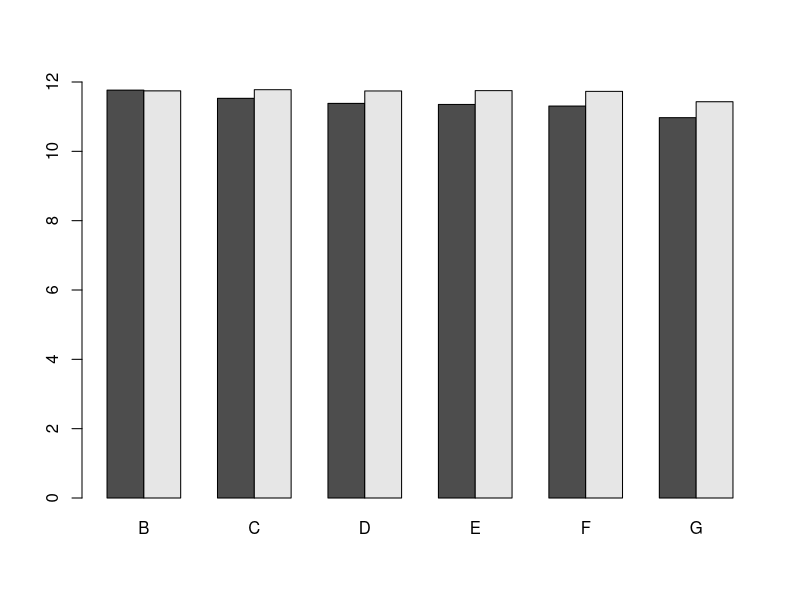
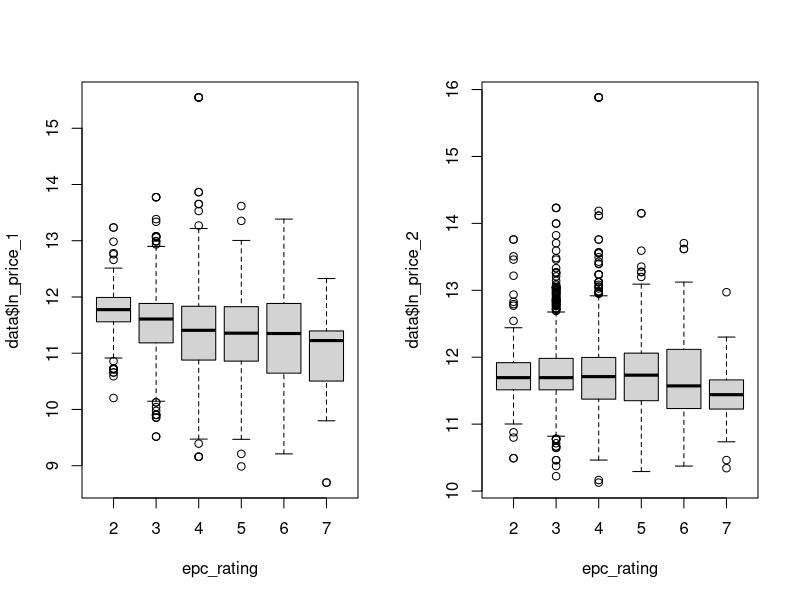
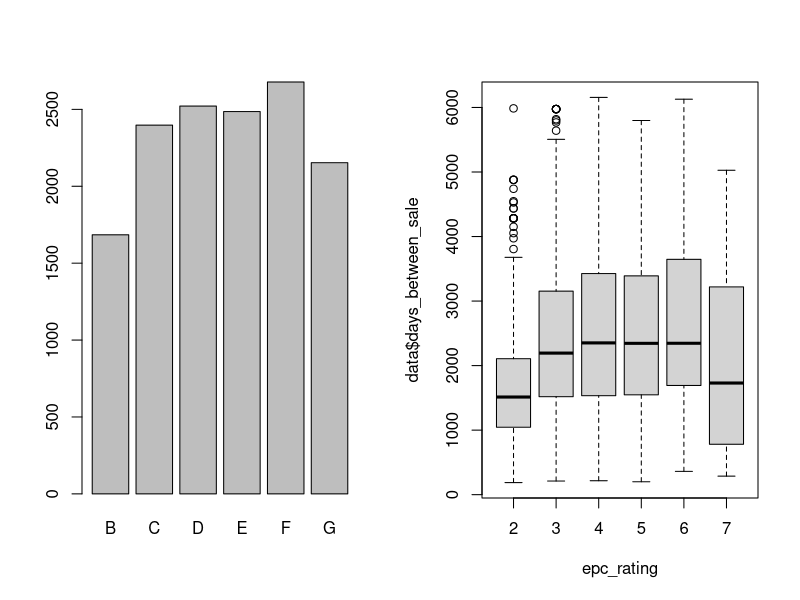
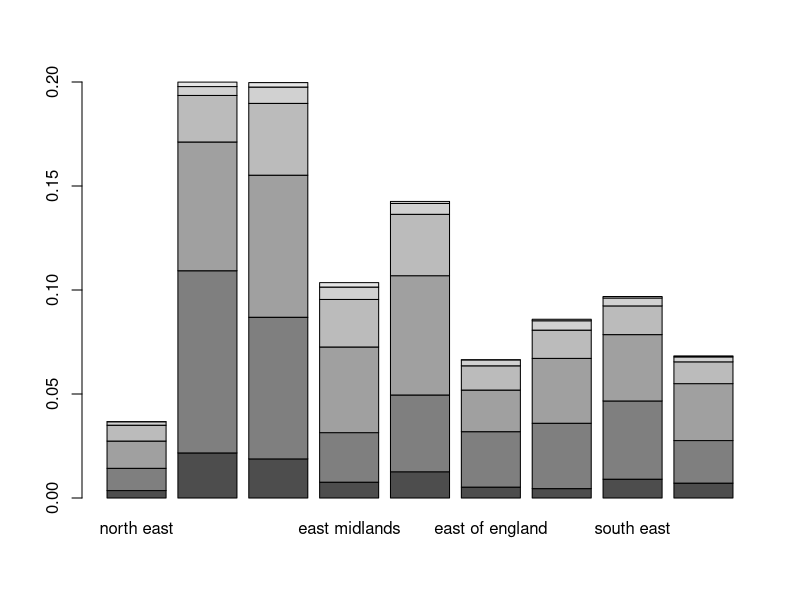
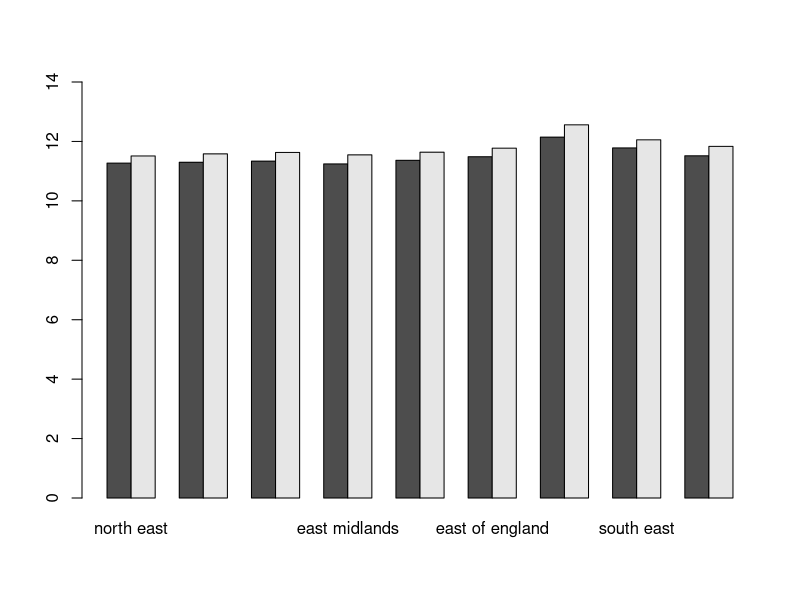
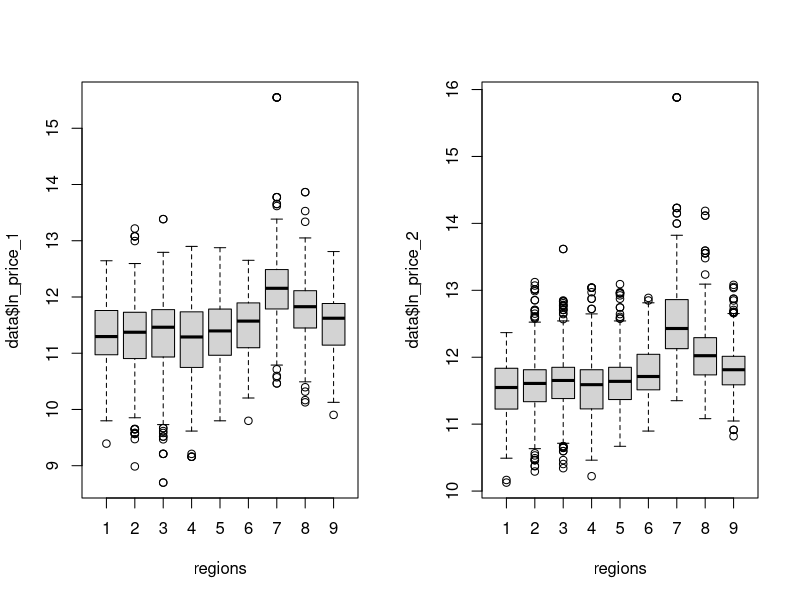
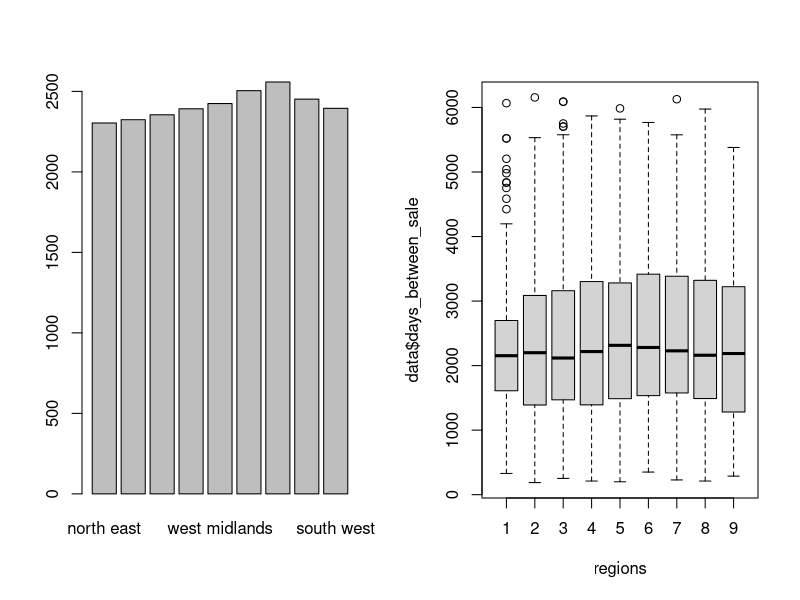

These charts were generated, in order, by the following R code:
data <- read.csv("data.csv")

# relation of rating and house prices
epc_rating <- data$epc_rating_a +
    2 * data$epc_rating_b +
    3 * data$epc_rating_c +
    4 * data$epc_rating_d +
    5 * data$epc_rating_e + 6 * data$epc_rating_f + 7 * data$epc_rating_g

windows()
barplot(
    rbind(
        tapply(data$ln_price_1, epc_rating, mean),
        tapply(data$ln_price_2, epc_rating, mean)
    ),
    beside = TRUE, ylim = c(0, 12),
    names.arg = c("B", "C", "D", "E", "F", "G")
)

windows()
par(mfrow = c(1, 2))
boxplot(data$ln_price_1 ~ epc_rating)
boxplot(data$ln_price_2 ~ epc_rating)

# relation of rating and time between sale
windows()
par(mfrow = c(1, 2))
barplot(
    tapply(data$days_between_sale, epc_rating, mean),
    beside = TRUE,
    names.arg = c("B", "C", "D", "E", "F", "G")
)

boxplot(data$days_between_sale ~ epc_rating)

# relation of region and rating
windows()
barplot(
    t(rbind(
        tapply(data$reg_north_east, epc_rating, sum),
        tapply(data$reg_north_west, epc_rating, sum),
        tapply(data$reg_yorkshire_and_the_humber, epc_rating, sum),
        tapply(data$reg_east_midlands, epc_rating, sum),
        tapply(data$reg_west_midlands, epc_rating, sum),
        tapply(data$reg_east_of_england, epc_rating, sum),
        tapply(data$reg_london, epc_rating, sum),
        tapply(data$reg_south_east, epc_rating, sum),
        tapply(data$reg_south_west, epc_rating, sum)
    ) / 4201),
    ylim = c(0, 0.2),
    names.arg = gsub("_", " ", substring(colnames(data)[35:43], 5))
)

regions <- data$reg_north_east +
    2 * data$reg_north_west +
    3 * data$reg_yorkshire_and_the_humber +
    4 * data$reg_east_midlands +
    5 * data$reg_west_midlands +
    6 * data$reg_east_of_england +
    7 * data$reg_london +
    8 * data$reg_south_east +
    9 * data$reg_south_west

# relation of regions and house prices
windows()
barplot(
    rbind(
        tapply(data$ln_price_1, regions, mean),
        tapply(data$ln_price_2, regions, mean)
    ),
    beside = TRUE, ylim = c(0, 14),
    names.arg = gsub("_", " ", substring(colnames(data)[35:43], 5))
)

windows()
par(mfrow = c(1, 2))
boxplot(data$ln_price_1 ~ regions)
boxplot(data$ln_price_2 ~ regions)

# relation of regions and time between sale
windows()
par(mfrow = c(1, 2))
barplot(
    tapply(data$days_between_sale, regions, mean),
    beside = TRUE,
    names.arg = gsub("_", " ", substring(colnames(data)[35:43], 5))
)

boxplot(data$days_between_sale ~ regions)